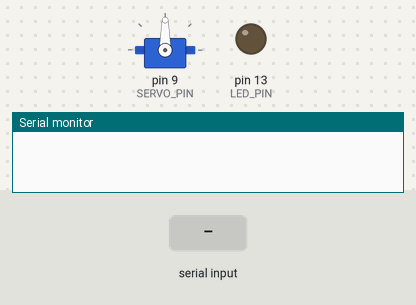
Recording of a sketch running on a simulated Arduino Uno, built with avr-gcc and run on an emulated ATmega328P. Parts: servo, output pins drawn as LEDs (lit = HIGH), the last lines printed to the serial monitor. The test bench sets the inputs (shaded band).

Above: at 1.2 s.
1.3 s: "90,45\n" received over Serial
At 1.9 s:
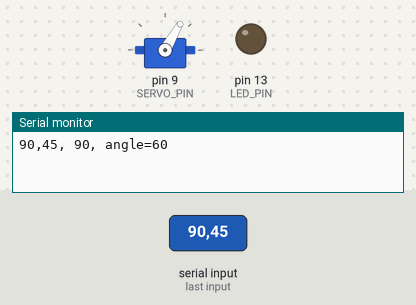
2.8 s: "5\n" received over Serial
At 4.0 s:
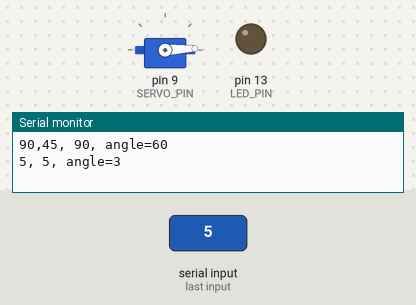
4.3 s: "30,150\n" received over Serial
At 5.4 s:
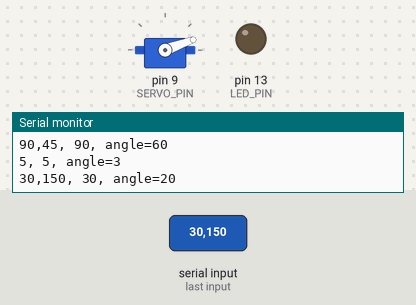
5.8 s: "200\n" received over Serial
At 6.5 s:
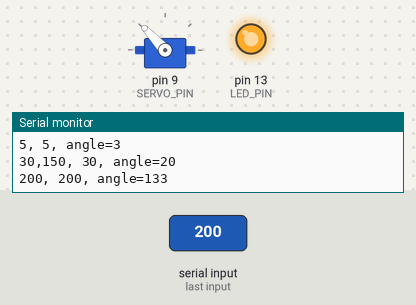
7.3 s: "90\n" received over Serial
At 7.6 s:
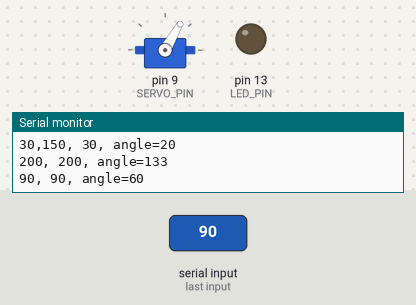
Timing chart, 0 to 9.8 s (numbered marks = the images above; inputs shaded):
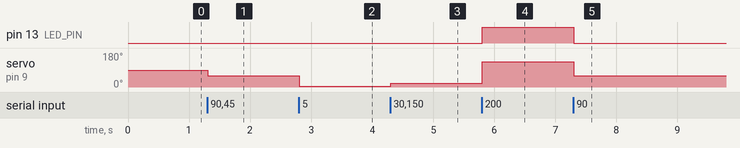

Measured:
- after the input at 1.3 s, servo on pin 9 (SERVO_PIN): 90° → 60° at once
- after the input at 2.8 s, servo on pin 9 (SERVO_PIN): 60° → 3° at once
- after the input at 4.3 s, servo on pin 9 (SERVO_PIN): 3° → 20° at once
- after the input at 5.8 s, pin 13 (LED_PIN): LOW → HIGH at once; servo on pin 9 (SERVO_PIN): 20° → 133° at once
- after the input at 7.3 s, pin 13 (LED_PIN): HIGH → LOW at once; servo on pin 9 (SERVO_PIN): 133° → 60° at once

The sketch:

SerialServo.ino
```cpp
/**
 * This example receives an integer value (as a text string) delimited by a return character '\n',
 * converts the text into an integer, and uses this to control a servo motor on pin 9.
 *
 * To learn more about servo motors and Arduino in general, see:
 * https://learn.adafruit.com/adafruit-arduino-lesson-14-servo-motors/overview
 *
 * While this example will work with any Serial program, I wrote it to demonstrate the
 * Serial API for web browsers (currently only works with Chrome). This new API allows
 * developers to write JavaScript code in a web browser to read/write data over the serial
 * port, including to devices like Arduino.
 *
 * By Jon E. Froehlich
 * @jonfroehlich
 * http://makeabilitylab.io
 *
 */

#include <Servo.h>

const int LED_PIN = 13; // just use LED pin for helping provide feedback about servo value
const int SERVO_PIN = 9;
const int BAUD_RATE = 9600;
const int DELAY_MS = 5; // set to 0 for no delay between loop calls
Servo _servo;

void setup() {
  Serial.begin(BAUD_RATE);
  _servo.attach(SERVO_PIN);
}

void loop() {

  // Check to see if there is any incoming serial data
  if(Serial.available() > 0){
    // If we're here, then serial data has been received
    // Read data off the serial port until we get to the endline delimeter ('\n')
    // Store all of this data into a string
    String rcvdSerialData = Serial.readStringUntil('\n');

    // Convert the data into an integer
    int val = rcvdSerialData.toInt();
    val = constrain(val, 0, 255); // make sure we contrain to 0, 255
    analogWrite(LED_PIN, val);

    // now map val to servo angle (which is contrained from 0 to 170 degrees)
    int angle = map(val, 0, 255, 0, 170);

    // Set the angle on the servo motor
    _servo.write(angle);

    // Send some data (for debugging purposes) back on serial
    Serial.print(rcvdSerialData);
    Serial.print(", ");
    Serial.print(val);
    Serial.print(", angle=");
    Serial.println(angle);
  }

  delay(DELAY_MS);
}
```
